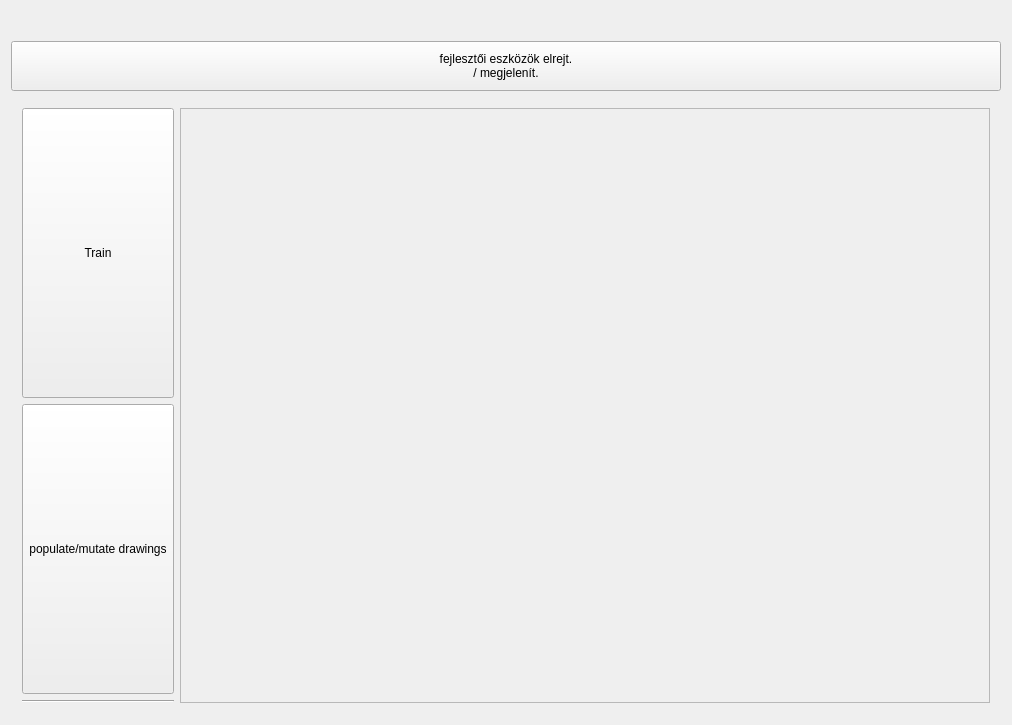
<?xml version="1.0" encoding="UTF-8"?>
<ui version="4.0">
 <class>Widget</class>
 <widget class="QWidget" name="Widget">
  <property name="geometry">
   <rect>
    <x>0</x>
    <y>0</y>
    <width>1012</width>
    <height>725</height>
   </rect>
  </property>
  <property name="windowTitle">
   <string>Widget</string>
  </property>
  <layout class="QVBoxLayout" name="verticalLayout">
   <item>
    <layout class="QHBoxLayout" name="toolBarLayout"/>
   </item>
   <item>
    <widget class="QLabel" name="messageLabel">
     <property name="font">
      <font>
       <pointsize>16</pointsize>
       <bold>true</bold>
      </font>
     </property>
     <property name="text">
      <string/>
     </property>
    </widget>
   </item>
   <item>
    <layout class="QHBoxLayout" name="horizontalLayout" stretch="10,1">
     <item>
      <layout class="QGridLayout" name="painterLayout"/>
     </item>
     <item>
      <layout class="QVBoxLayout" name="devToolsOuter">
       <item>
        <widget class="QToolButton" name="devTools">
         <property name="enabled">
          <bool>true</bool>
         </property>
         <property name="sizePolicy">
          <sizepolicy hsizetype="Minimum" vsizetype="Fixed">
           <horstretch>1</horstretch>
           <verstretch>0</verstretch>
          </sizepolicy>
         </property>
         <property name="minimumSize">
          <size>
           <width>100</width>
           <height>50</height>
          </size>
         </property>
         <property name="text">
          <string>fejlesztői eszközök elrejt. 
/ megjelenít.</string>
         </property>
        </widget>
       </item>
       <item>
        <widget class="QWidget" name="devToolsContainer" native="true">
         <layout class="QHBoxLayout" name="horizontalLayout_2">
          <item>
           <layout class="QVBoxLayout" name="interactionLayout">
            <item>
             <layout class="QGridLayout" name="gridLayout">
              <item row="0" column="0">
               <widget class="QToolButton" name="trainButton">
                <property name="sizePolicy">
                 <sizepolicy hsizetype="Minimum" vsizetype="Minimum">
                  <horstretch>0</horstretch>
                  <verstretch>0</verstretch>
                 </sizepolicy>
                </property>
                <property name="text">
                 <string>Train</string>
                </property>
               </widget>
              </item>
              <item row="1" column="0">
               <widget class="QToolButton" name="populateDataFromDir">
                <property name="sizePolicy">
                 <sizepolicy hsizetype="Minimum" vsizetype="Minimum">
                  <horstretch>0</horstretch>
                  <verstretch>0</verstretch>
                 </sizepolicy>
                </property>
                <property name="text">
                 <string>populate/mutate drawings</string>
                </property>
               </widget>
              </item>
             </layout>
            </item>
            <item>
             <widget class="Line" name="line_3">
              <property name="orientation">
               <enum>Qt::Horizontal</enum>
              </property>
             </widget>
            </item>
            <item>
             <layout class="QVBoxLayout" name="saveLastDrawingLayout"/>
            </item>
           </layout>
          </item>
          <item>
           <widget class="QScrollArea" name="imagesArea">
            <property name="widgetResizable">
             <bool>true</bool>
            </property>
            <widget class="QWidget" name="imagesAreaWidgetContents">
             <property name="geometry">
              <rect>
               <x>0</x>
               <y>0</y>
               <width>68</width>
               <height>588</height>
              </rect>
             </property>
             <layout class="QGridLayout" name="gridLayout_2">
              <property name="leftMargin">
               <number>0</number>
              </property>
              <property name="topMargin">
               <number>0</number>
              </property>
              <property name="rightMargin">
               <number>0</number>
              </property>
              <property name="bottomMargin">
               <number>0</number>
              </property>
              <property name="spacing">
               <number>0</number>
              </property>
             </layout>
            </widget>
           </widget>
          </item>
         </layout>
        </widget>
       </item>
      </layout>
     </item>
    </layout>
   </item>
  </layout>
 </widget>
 <layoutdefault spacing="6" margin="11"/>
 <resources/>
 <connections/>
</ui>
